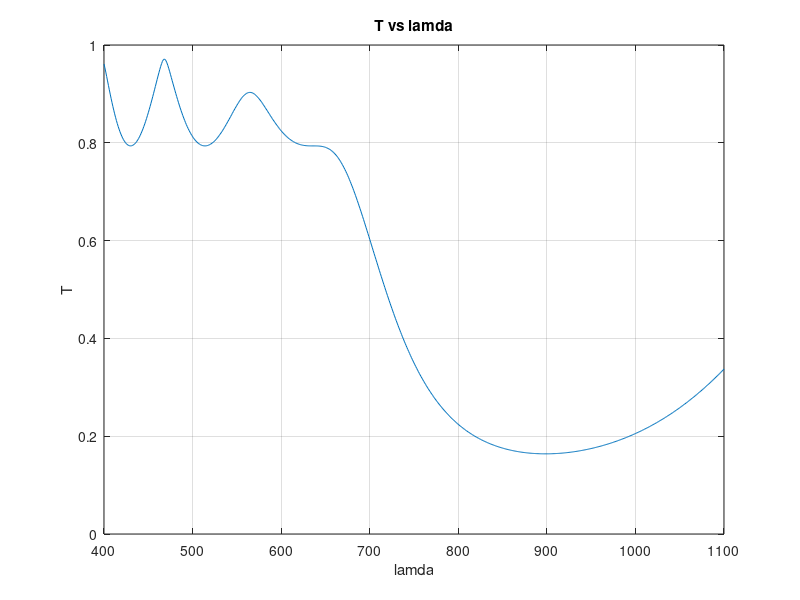

MATLAB code for this plot:
Z_0 = 120*pi; N=2;
n_h = 2.14; h_h = Z_0/n_h;
n_l = 1.46; h_l = Z_0/n_l;
n_g = 1.52; h_g = Z_0/n_g;
n_a = 1; h_a = Z_0/n_a;
counter = 1;
lamda_0 = 860*10^-9;

lambda_values = 400*(10^-9):1*(10^-9):1100*(10^-9);
Reflective_coefficient = zeros(length(lambda_values),1);
T = zeros(length(lambda_values),1);



for lamda = lambda_values
    Z = zeros(N*2+3+1,1);
    h = zeros(N*2+3, 1);
    d = zeros(N*2+3, 1);
    k = zeros(N*2+3, 1);
    
    
    for i=1:(N*2+3)
        if i==1 || i==N*2+3
            d(i) = lamda_0/8/n_l;
        else
            if mod(i, 2)==1
                d(i) = lamda_0/4/n_l;
            else
                d(i) = lamda_0/4/n_h;
            end
        end
    
        if mod(i, 2)==1
            h(i) = h_l;
            k(i) = 2*pi/lamda*n_l;
        else
            h(i) = h_h;
            k(i) = 2*pi/lamda*n_h;
        end
    end
    
    Z(end) = h_g;
    for i=1:(N*2+3)
        Z(end-i) = (Z(end-i+1) + h(end-i+1)*(1i)*tan(k(end-i+1)*d(end-i+1)))/(...
            h(end-i+1)+Z(end-i+1)*(1i)*tan(k(end-i+1)*d(end-i+1)))*h(end-i+1);

    end
    
    Reflective_coefficient(counter) = abs(((Z(1) - h_a)/(Z(1) + h_a)));
    T(counter) = 1-Reflective_coefficient(counter);

    counter = counter+1;
end

plot(lambda_values * 10^9, T);
xlabel('lamda');
ylabel('T');
title('T vs lamda');
grid on;